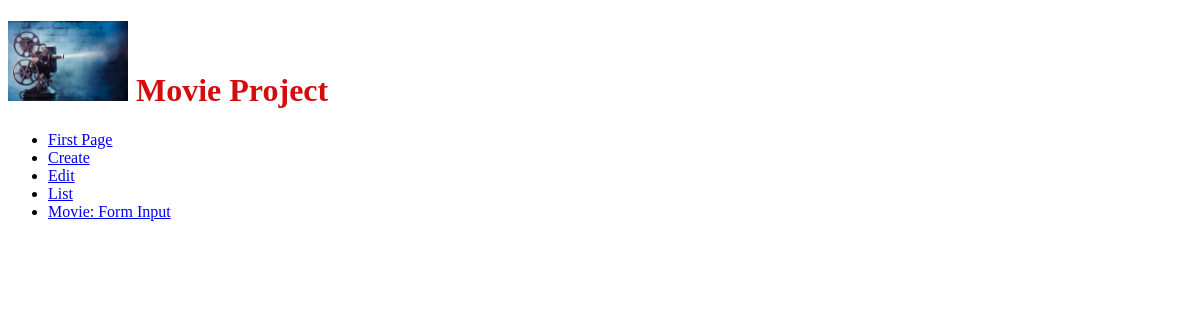
Page /movie/movieformlist on the earlier database version.
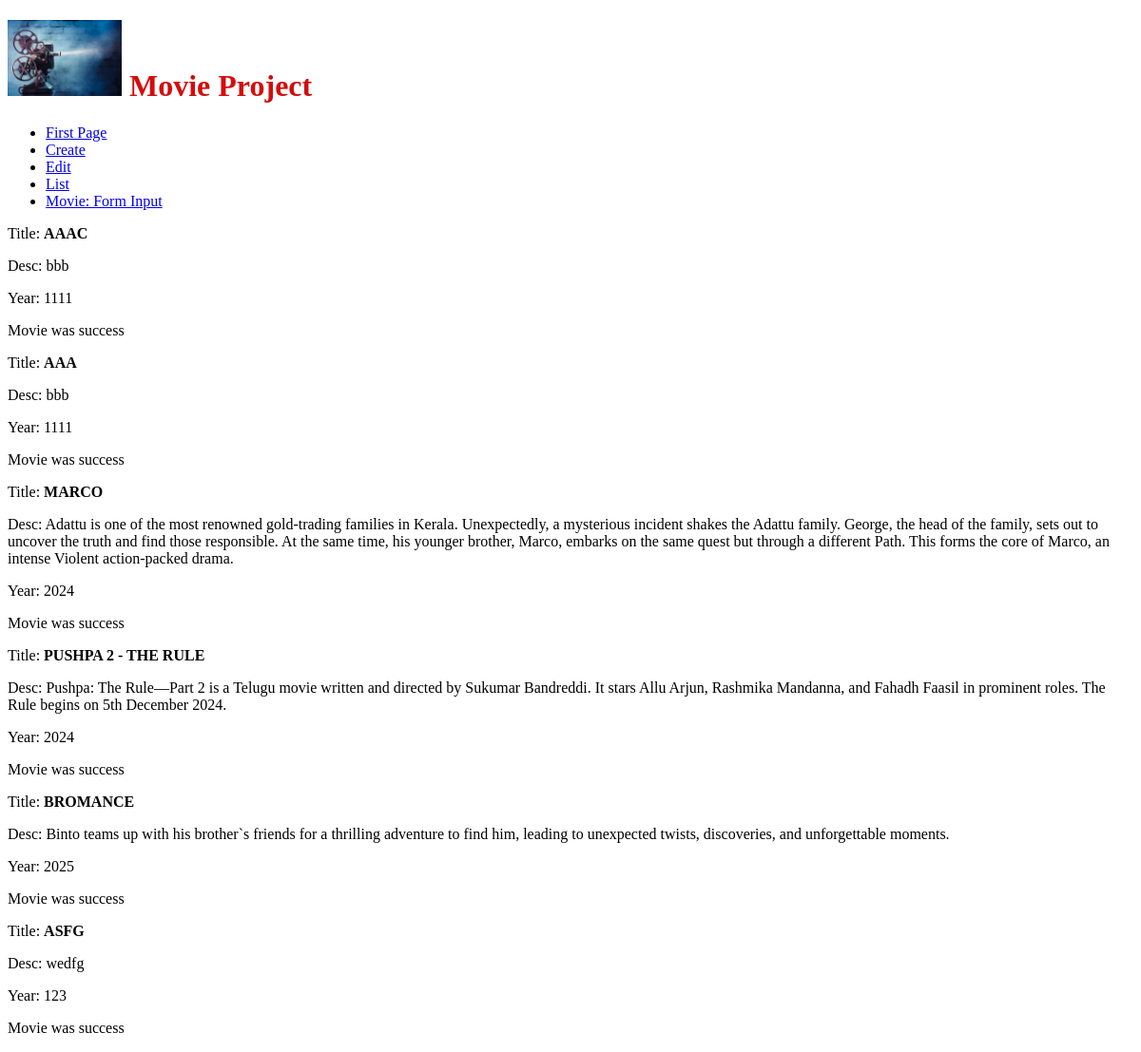
Same page on the later database version.
### movies/models.py (models this page shows)
class MovieInfo(models.Model):
    title=models.CharField(max_length=250)
    desc=models.TextField()
    year=models.IntegerField()
    success=models.CharField(max_length=4)

### movies/views.py (the view)
# urls.py: path("movieformlist",views.MovieFormView.as_view(),name="movie_list"),
class MovieFormView(ListView):
    model=MovieInfo
    template_name='formlist.html'
    context_object_name="movie"

### movies/templates/formlist.html
{% extends 'blank_layout.html' %}
{%block content%}
{%for mov in movie%}
<p>Title: <b>{{mov.title | upper}}</b></p>
<p>Desc: {{mov.desc | default:"No data available"}}</p>
<p>Year: {{mov.year}}</p>
{% if mov.success %}
<p>Movie was success</p>
{% else %}
<p>Movie was not success</p>
{% endif %}
{%endfor %}
{%endblock content%}

### movies/templates/blank_layout.html (shortened to what this page needs)
{%load static%}
<!DOCTYPE html>
<html lang="en">
<head>
    <link rel="stylesheet" href="{% static 'css/styles.css' %}">
</head>
<body>
    <h1 class="h1"><img class="movie_logo" src="{%static 'images/movie_img.jpg'%}" alt="Movie logo" >  Movie Project</h1>
{% include 'menu.html' %}
{% block content %}{% endblock content %}
</body>
</html>

### movies/templates/menu.html
<ul>
    <li><a href="{% url 'first_page' %}">First Page</a></li>
    <li><a href="{% url 'create' %}">Create</a></li>
    <li><a href="{% url 'edit' %}">Edit</a></li>
    <li><a href="{% url 'list' %}">List</a></li>
    <li><a href="{% url 'movie_form_create' %}">Movie: Form Input</a></li>
</ul>

### movies/static/css/styles.css (style rules this page uses)
.h1 { color: #d30d0d; }
.movie_logo { height: 10vh; }

Differences in the rows shown:
added MovieInfo: title "AAAC", desc "bbb", year "1111", success "Movie was success"
added MovieInfo: title "AAA", desc "bbb", year "1111", success "Movie was success"
added MovieInfo: title "MARCO", desc "Adattu is one of the most renowned gold-trading families in Kerala. Unexpectedly, a mysterious incident shakes the Adattu family. George, the head of the family, sets out to uncover the truth and find those responsible. At the same time, his younger brother, Marco, embarks on the same quest but through a different Path. This forms the core of Marco, an intense Violent action-packed drama.", year "2024", success "Movie was success"
added MovieInfo: title "PUSHPA 2 - THE RULE", desc "Pushpa: The Rule—Part 2 is a Telugu movie written and directed by Sukumar Bandreddi. It stars Allu Arjun, Rashmika Mandanna, and Fahadh Faasil in prominent roles. The Rule begins on 5th December 2024.", year "2024", success "Movie was success"
added MovieInfo: title "BROMANCE", desc "Binto teams up with his brother`s friends for a thrilling adventure to find him, leading to unexpected twists, discoveries, and unforgettable moments.", year "2025", success "Movie was success"
added MovieInfo: title "ASFG", desc "wedfg", year "123", success "Movie was success"
